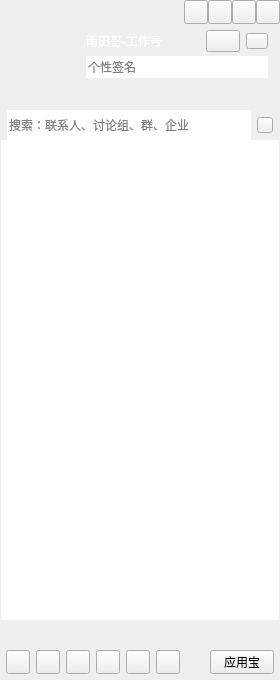
<?xml version="1.0" encoding="UTF-8"?>
<ui version="4.0">
 <class>CCMainWindowClass</class>
 <widget class="QWidget" name="CCMainWindowClass">
  <property name="geometry">
   <rect>
    <x>0</x>
    <y>0</y>
    <width>280</width>
    <height>680</height>
   </rect>
  </property>
  <property name="minimumSize">
   <size>
    <width>280</width>
    <height>680</height>
   </size>
  </property>
  <property name="windowTitle">
   <string>QQMainWindow</string>
  </property>
  <layout class="QVBoxLayout" name="verticalLayout_2">
   <property name="spacing">
    <number>0</number>
   </property>
   <property name="leftMargin">
    <number>0</number>
   </property>
   <property name="topMargin">
    <number>0</number>
   </property>
   <property name="rightMargin">
    <number>0</number>
   </property>
   <property name="bottomMargin">
    <number>0</number>
   </property>
   <item>
    <widget class="QWidget" name="titleWidget" native="true">
     <property name="sizePolicy">
      <sizepolicy hsizetype="Expanding" vsizetype="Preferred">
       <horstretch>0</horstretch>
       <verstretch>0</verstretch>
      </sizepolicy>
     </property>
     <property name="minimumSize">
      <size>
       <width>0</width>
       <height>0</height>
      </size>
     </property>
     <property name="titleskin" stdset="0">
      <bool>true</bool>
     </property>
     <layout class="QVBoxLayout" name="verticalLayout_3">
      <property name="spacing">
       <number>0</number>
      </property>
      <property name="leftMargin">
       <number>0</number>
      </property>
      <property name="topMargin">
       <number>0</number>
      </property>
      <property name="rightMargin">
       <number>0</number>
      </property>
      <property name="bottomMargin">
       <number>0</number>
      </property>
      <item>
       <layout class="QHBoxLayout" name="horizontalLayout">
        <property name="spacing">
         <number>0</number>
        </property>
        <property name="leftMargin">
         <number>12</number>
        </property>
        <item>
         <widget class="QLabel" name="titleIcon">
          <property name="sizePolicy">
           <sizepolicy hsizetype="Fixed" vsizetype="Fixed">
            <horstretch>0</horstretch>
            <verstretch>0</verstretch>
           </sizepolicy>
          </property>
          <property name="minimumSize">
           <size>
            <width>42</width>
            <height>18</height>
           </size>
          </property>
          <property name="maximumSize">
           <size>
            <width>42</width>
            <height>18</height>
           </size>
          </property>
          <property name="text">
           <string/>
          </property>
         </widget>
        </item>
        <item>
         <spacer name="horizontalSpacer">
          <property name="orientation">
           <enum>Qt::Horizontal</enum>
          </property>
          <property name="sizeHint" stdset="0">
           <size>
            <width>40</width>
            <height>20</height>
           </size>
          </property>
         </spacer>
        </item>
        <item>
         <widget class="QPushButton" name="palcehold1">
          <property name="minimumSize">
           <size>
            <width>24</width>
            <height>24</height>
           </size>
          </property>
          <property name="maximumSize">
           <size>
            <width>24</width>
            <height>24</height>
           </size>
          </property>
          <property name="text">
           <string/>
          </property>
         </widget>
        </item>
        <item>
         <widget class="QPushButton" name="placehold2">
          <property name="minimumSize">
           <size>
            <width>24</width>
            <height>24</height>
           </size>
          </property>
          <property name="maximumSize">
           <size>
            <width>24</width>
            <height>24</height>
           </size>
          </property>
          <property name="text">
           <string/>
          </property>
         </widget>
        </item>
        <item>
         <widget class="QPushButton" name="sysmin">
          <property name="minimumSize">
           <size>
            <width>24</width>
            <height>24</height>
           </size>
          </property>
          <property name="maximumSize">
           <size>
            <width>24</width>
            <height>24</height>
           </size>
          </property>
          <property name="text">
           <string/>
          </property>
         </widget>
        </item>
        <item>
         <widget class="QPushButton" name="sysclose">
          <property name="minimumSize">
           <size>
            <width>24</width>
            <height>24</height>
           </size>
          </property>
          <property name="maximumSize">
           <size>
            <width>24</width>
            <height>24</height>
           </size>
          </property>
          <property name="text">
           <string/>
          </property>
         </widget>
        </item>
       </layout>
      </item>
      <item>
       <layout class="QHBoxLayout" name="horizontalLayout_3">
        <property name="spacing">
         <number>6</number>
        </property>
        <property name="leftMargin">
         <number>12</number>
        </property>
        <property name="topMargin">
         <number>6</number>
        </property>
        <property name="rightMargin">
         <number>12</number>
        </property>
        <property name="bottomMargin">
         <number>6</number>
        </property>
        <item>
         <widget class="QLabel" name="headLabel">
          <property name="sizePolicy">
           <sizepolicy hsizetype="Fixed" vsizetype="Fixed">
            <horstretch>0</horstretch>
            <verstretch>0</verstretch>
           </sizepolicy>
          </property>
          <property name="minimumSize">
           <size>
            <width>68</width>
            <height>68</height>
           </size>
          </property>
          <property name="maximumSize">
           <size>
            <width>68</width>
            <height>68</height>
           </size>
          </property>
          <property name="text">
           <string/>
          </property>
         </widget>
        </item>
        <item>
         <layout class="QVBoxLayout" name="verticalLayout">
          <property name="spacing">
           <number>4</number>
          </property>
          <item>
           <layout class="QHBoxLayout" name="horizontalLayout_2">
            <property name="leftMargin">
             <number>0</number>
            </property>
            <property name="topMargin">
             <number>0</number>
            </property>
            <item>
             <widget class="QLabel" name="nameLabel">
              <property name="sizePolicy">
               <sizepolicy hsizetype="Expanding" vsizetype="Fixed">
                <horstretch>0</horstretch>
                <verstretch>0</verstretch>
               </sizepolicy>
              </property>
              <property name="minimumSize">
               <size>
                <width>0</width>
                <height>22</height>
               </size>
              </property>
              <property name="maximumSize">
               <size>
                <width>16777215</width>
                <height>22</height>
               </size>
              </property>
              <property name="styleSheet">
               <string notr="true">color: rgb(255, 255, 255);
font: 75 12pt &quot;微软雅黑&quot;;</string>
              </property>
              <property name="text">
               <string>雨田哥-工作号</string>
              </property>
             </widget>
            </item>
            <item>
             <widget class="QPushButton" name="statusBtn">
              <property name="sizePolicy">
               <sizepolicy hsizetype="Fixed" vsizetype="Fixed">
                <horstretch>0</horstretch>
                <verstretch>0</verstretch>
               </sizepolicy>
              </property>
              <property name="minimumSize">
               <size>
                <width>34</width>
                <height>22</height>
               </size>
              </property>
              <property name="maximumSize">
               <size>
                <width>34</width>
                <height>22</height>
               </size>
              </property>
              <property name="text">
               <string/>
              </property>
              <property name="hasborder" stdset="0">
               <bool>true</bool>
              </property>
             </widget>
            </item>
            <item>
             <widget class="QPushButton" name="levelBtn">
              <property name="sizePolicy">
               <sizepolicy hsizetype="Fixed" vsizetype="Fixed">
                <horstretch>0</horstretch>
                <verstretch>0</verstretch>
               </sizepolicy>
              </property>
              <property name="minimumSize">
               <size>
                <width>22</width>
                <height>16</height>
               </size>
              </property>
              <property name="maximumSize">
               <size>
                <width>22</width>
                <height>16</height>
               </size>
              </property>
              <property name="text">
               <string/>
              </property>
              <property name="hasborder" stdset="0">
               <bool>true</bool>
              </property>
             </widget>
            </item>
           </layout>
          </item>
          <item>
           <widget class="QLineEdit" name="lineEdit">
            <property name="minimumSize">
             <size>
              <width>0</width>
              <height>22</height>
             </size>
            </property>
            <property name="maximumSize">
             <size>
              <width>16777215</width>
              <height>22</height>
             </size>
            </property>
            <property name="cursor">
             <cursorShape>ArrowCursor</cursorShape>
            </property>
            <property name="styleSheet">
             <string notr="true"/>
            </property>
            <property name="frame">
             <bool>false</bool>
            </property>
            <property name="readOnly">
             <bool>false</bool>
            </property>
            <property name="placeholderText">
             <string>个性签名</string>
            </property>
            <property name="clearButtonEnabled">
             <bool>false</bool>
            </property>
           </widget>
          </item>
          <item>
           <widget class="QWidget" name="appWidget" native="true">
            <property name="sizePolicy">
             <sizepolicy hsizetype="Expanding" vsizetype="Fixed">
              <horstretch>0</horstretch>
              <verstretch>0</verstretch>
             </sizepolicy>
            </property>
            <property name="minimumSize">
             <size>
              <width>0</width>
              <height>22</height>
             </size>
            </property>
            <property name="maximumSize">
             <size>
              <width>16777215</width>
              <height>22</height>
             </size>
            </property>
            <property name="styleSheet">
             <string notr="true"/>
            </property>
           </widget>
          </item>
         </layout>
        </item>
       </layout>
      </item>
     </layout>
    </widget>
   </item>
   <item>
    <widget class="QWidget" name="widget" native="true">
     <property name="sizePolicy">
      <sizepolicy hsizetype="Expanding" vsizetype="Expanding">
       <horstretch>0</horstretch>
       <verstretch>0</verstretch>
      </sizepolicy>
     </property>
     <layout class="QVBoxLayout" name="verticalLayout_4">
      <property name="spacing">
       <number>0</number>
      </property>
      <property name="leftMargin">
       <number>1</number>
      </property>
      <property name="topMargin">
       <number>0</number>
      </property>
      <property name="rightMargin">
       <number>1</number>
      </property>
      <property name="bottomMargin">
       <number>0</number>
      </property>
      <item>
       <widget class="QWidget" name="searchWidget" native="true">
        <property name="sizePolicy">
         <sizepolicy hsizetype="Expanding" vsizetype="Fixed">
          <horstretch>0</horstretch>
          <verstretch>0</verstretch>
         </sizepolicy>
        </property>
        <property name="minimumSize">
         <size>
          <width>0</width>
          <height>30</height>
         </size>
        </property>
        <property name="maximumSize">
         <size>
          <width>16777215</width>
          <height>30</height>
         </size>
        </property>
        <layout class="QHBoxLayout" name="horizontalLayout_4">
         <property name="spacing">
          <number>6</number>
         </property>
         <property name="leftMargin">
          <number>6</number>
         </property>
         <property name="topMargin">
          <number>0</number>
         </property>
         <property name="rightMargin">
          <number>6</number>
         </property>
         <property name="bottomMargin">
          <number>0</number>
         </property>
         <item>
          <widget class="QLineEdit" name="searchLineEdit">
           <property name="minimumSize">
            <size>
             <width>0</width>
             <height>30</height>
            </size>
           </property>
           <property name="maximumSize">
            <size>
             <width>16777215</width>
             <height>30</height>
            </size>
           </property>
           <property name="frame">
            <bool>false</bool>
           </property>
           <property name="placeholderText">
            <string>搜索：联系人、讨论组、群、企业</string>
           </property>
          </widget>
         </item>
         <item>
          <widget class="QPushButton" name="searchBtn">
           <property name="sizePolicy">
            <sizepolicy hsizetype="Fixed" vsizetype="Fixed">
             <horstretch>0</horstretch>
             <verstretch>0</verstretch>
            </sizepolicy>
           </property>
           <property name="minimumSize">
            <size>
             <width>16</width>
             <height>16</height>
            </size>
           </property>
           <property name="maximumSize">
            <size>
             <width>16</width>
             <height>16</height>
            </size>
           </property>
           <property name="text">
            <string/>
           </property>
          </widget>
         </item>
        </layout>
       </widget>
      </item>
      <item>
       <widget class="QScrollArea" name="scrollArea">
        <property name="frameShape">
         <enum>QFrame::NoFrame</enum>
        </property>
        <property name="widgetResizable">
         <bool>true</bool>
        </property>
        <widget class="QWidget" name="scrollAreaWidgetContents">
         <property name="geometry">
          <rect>
           <x>0</x>
           <y>0</y>
           <width>278</width>
           <height>474</height>
          </rect>
         </property>
         <property name="sizePolicy">
          <sizepolicy hsizetype="Expanding" vsizetype="Expanding">
           <horstretch>0</horstretch>
           <verstretch>0</verstretch>
          </sizepolicy>
         </property>
         <layout class="QVBoxLayout" name="verticalLayout_6">
          <property name="spacing">
           <number>0</number>
          </property>
          <property name="leftMargin">
           <number>0</number>
          </property>
          <property name="topMargin">
           <number>0</number>
          </property>
          <property name="rightMargin">
           <number>0</number>
          </property>
          <property name="bottomMargin">
           <number>0</number>
          </property>
          <item>
           <widget class="QTreeWidget" name="treeWidget">
            <property name="frameShape">
             <enum>QFrame::NoFrame</enum>
            </property>
            <property name="verticalScrollBarPolicy">
             <enum>Qt::ScrollBarAlwaysOff</enum>
            </property>
            <property name="horizontalScrollBarPolicy">
             <enum>Qt::ScrollBarAlwaysOff</enum>
            </property>
            <property name="editTriggers">
             <set>QAbstractItemView::AllEditTriggers</set>
            </property>
            <property name="selectionMode">
             <enum>QAbstractItemView::SingleSelection</enum>
            </property>
            <property name="indentation">
             <number>0</number>
            </property>
            <property name="animated">
             <bool>false</bool>
            </property>
            <property name="headerHidden">
             <bool>true</bool>
            </property>
            <property name="expandsOnDoubleClick">
             <bool>false</bool>
            </property>
            <column>
             <property name="text">
              <string notr="true">1</string>
             </property>
            </column>
           </widget>
          </item>
         </layout>
        </widget>
       </widget>
      </item>
     </layout>
    </widget>
   </item>
   <item>
    <widget class="QWidget" name="bottomWidget" native="true">
     <property name="sizePolicy">
      <sizepolicy hsizetype="Expanding" vsizetype="Fixed">
       <horstretch>0</horstretch>
       <verstretch>0</verstretch>
      </sizepolicy>
     </property>
     <property name="minimumSize">
      <size>
       <width>0</width>
       <height>60</height>
      </size>
     </property>
     <property name="maximumSize">
      <size>
       <width>16777215</width>
       <height>60</height>
      </size>
     </property>
     <property name="bottomskin" stdset="0">
      <bool>true</bool>
     </property>
     <layout class="QVBoxLayout" name="verticalLayout_5" stretch="1,1">
      <property name="spacing">
       <number>6</number>
      </property>
      <property name="leftMargin">
       <number>6</number>
      </property>
      <property name="topMargin">
       <number>6</number>
      </property>
      <property name="rightMargin">
       <number>6</number>
      </property>
      <property name="bottomMargin">
       <number>6</number>
      </property>
      <item>
       <layout class="QHBoxLayout" name="bottomLayout_up">
        <property name="sizeConstraint">
         <enum>QLayout::SetMaximumSize</enum>
        </property>
       </layout>
      </item>
      <item>
       <layout class="QHBoxLayout" name="horizontalLayout_5">
        <property name="sizeConstraint">
         <enum>QLayout::SetMaximumSize</enum>
        </property>
        <item>
         <widget class="QPushButton" name="bottomBtn_1">
          <property name="sizePolicy">
           <sizepolicy hsizetype="Fixed" vsizetype="Fixed">
            <horstretch>0</horstretch>
            <verstretch>0</verstretch>
           </sizepolicy>
          </property>
          <property name="minimumSize">
           <size>
            <width>24</width>
            <height>24</height>
           </size>
          </property>
          <property name="maximumSize">
           <size>
            <width>24</width>
            <height>24</height>
           </size>
          </property>
          <property name="text">
           <string/>
          </property>
         </widget>
        </item>
        <item>
         <widget class="QPushButton" name="bottomBtn_2">
          <property name="sizePolicy">
           <sizepolicy hsizetype="Fixed" vsizetype="Fixed">
            <horstretch>0</horstretch>
            <verstretch>0</verstretch>
           </sizepolicy>
          </property>
          <property name="minimumSize">
           <size>
            <width>24</width>
            <height>24</height>
           </size>
          </property>
          <property name="maximumSize">
           <size>
            <width>24</width>
            <height>24</height>
           </size>
          </property>
          <property name="text">
           <string/>
          </property>
         </widget>
        </item>
        <item>
         <widget class="QPushButton" name="bottomBtn_3">
          <property name="sizePolicy">
           <sizepolicy hsizetype="Fixed" vsizetype="Fixed">
            <horstretch>0</horstretch>
            <verstretch>0</verstretch>
           </sizepolicy>
          </property>
          <property name="minimumSize">
           <size>
            <width>24</width>
            <height>24</height>
           </size>
          </property>
          <property name="maximumSize">
           <size>
            <width>24</width>
            <height>24</height>
           </size>
          </property>
          <property name="text">
           <string/>
          </property>
         </widget>
        </item>
        <item>
         <widget class="QPushButton" name="bottomBtn_4">
          <property name="sizePolicy">
           <sizepolicy hsizetype="Fixed" vsizetype="Fixed">
            <horstretch>0</horstretch>
            <verstretch>0</verstretch>
           </sizepolicy>
          </property>
          <property name="minimumSize">
           <size>
            <width>24</width>
            <height>24</height>
           </size>
          </property>
          <property name="maximumSize">
           <size>
            <width>24</width>
            <height>24</height>
           </size>
          </property>
          <property name="text">
           <string/>
          </property>
         </widget>
        </item>
        <item>
         <widget class="QPushButton" name="bottomBtn_5">
          <property name="sizePolicy">
           <sizepolicy hsizetype="Fixed" vsizetype="Fixed">
            <horstretch>0</horstretch>
            <verstretch>0</verstretch>
           </sizepolicy>
          </property>
          <property name="minimumSize">
           <size>
            <width>24</width>
            <height>24</height>
           </size>
          </property>
          <property name="maximumSize">
           <size>
            <width>24</width>
            <height>24</height>
           </size>
          </property>
          <property name="text">
           <string/>
          </property>
         </widget>
        </item>
        <item>
         <widget class="QPushButton" name="bottomBtn_6">
          <property name="sizePolicy">
           <sizepolicy hsizetype="Fixed" vsizetype="Fixed">
            <horstretch>0</horstretch>
            <verstretch>0</verstretch>
           </sizepolicy>
          </property>
          <property name="minimumSize">
           <size>
            <width>24</width>
            <height>24</height>
           </size>
          </property>
          <property name="maximumSize">
           <size>
            <width>24</width>
            <height>24</height>
           </size>
          </property>
          <property name="text">
           <string/>
          </property>
         </widget>
        </item>
        <item>
         <spacer name="horizontalSpacer_2">
          <property name="orientation">
           <enum>Qt::Horizontal</enum>
          </property>
          <property name="sizeHint" stdset="0">
           <size>
            <width>40</width>
            <height>20</height>
           </size>
          </property>
         </spacer>
        </item>
        <item>
         <widget class="QPushButton" name="bottomBtn_7">
          <property name="sizePolicy">
           <sizepolicy hsizetype="Preferred" vsizetype="Fixed">
            <horstretch>0</horstretch>
            <verstretch>0</verstretch>
           </sizepolicy>
          </property>
          <property name="minimumSize">
           <size>
            <width>24</width>
            <height>24</height>
           </size>
          </property>
          <property name="maximumSize">
           <size>
            <width>86</width>
            <height>24</height>
           </size>
          </property>
          <property name="text">
           <string>应用宝</string>
          </property>
          <property name="icon">
           <iconset theme=":/QQMainWindow/Resources/MainWindow/bottom/qplusentrancebtn.png">
            <normaloff>.</normaloff>.</iconset>
          </property>
         </widget>
        </item>
       </layout>
      </item>
     </layout>
    </widget>
   </item>
  </layout>
 </widget>
 <layoutdefault spacing="6" margin="11"/>
 <resources/>
 <connections/>
</ui>
